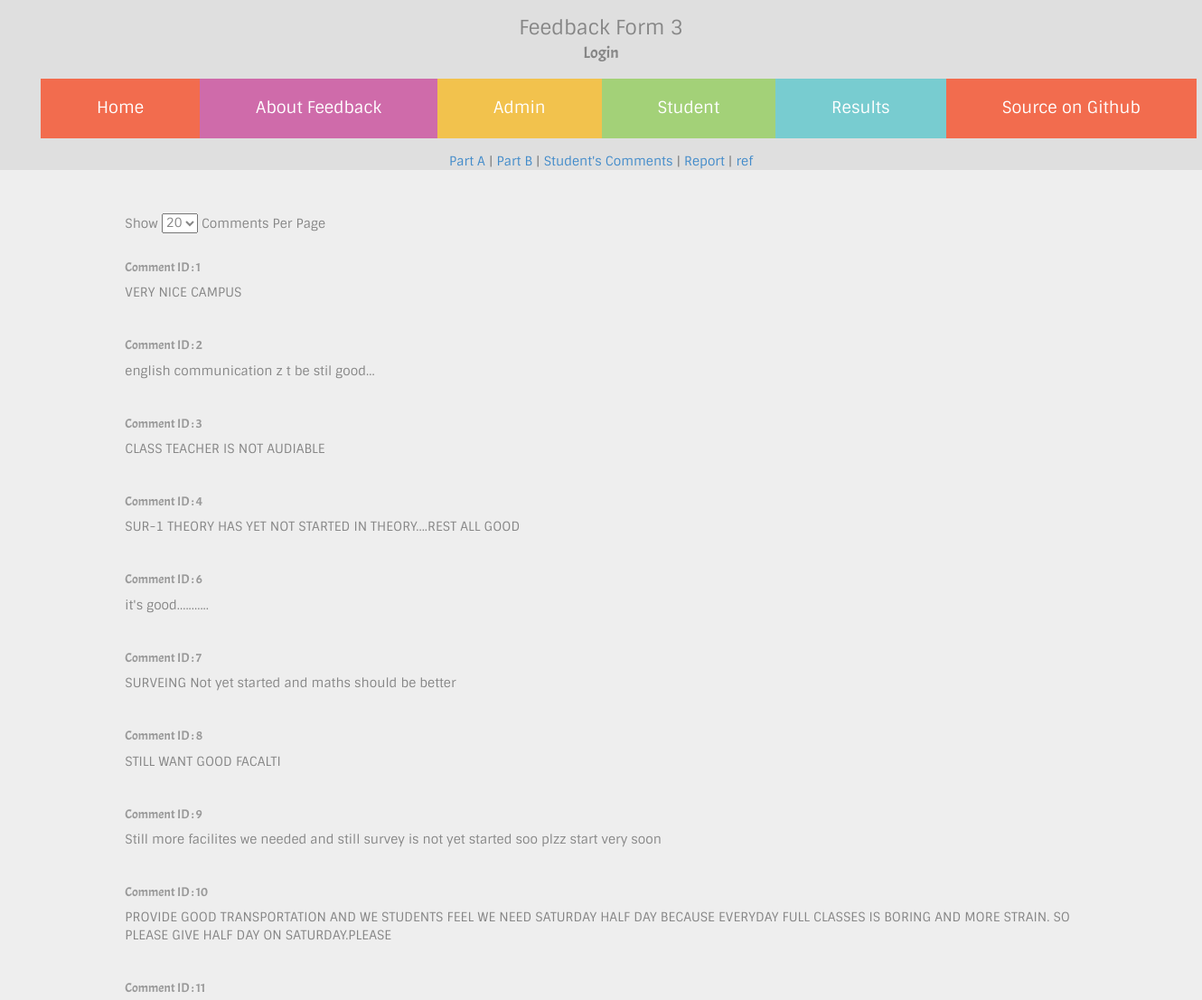
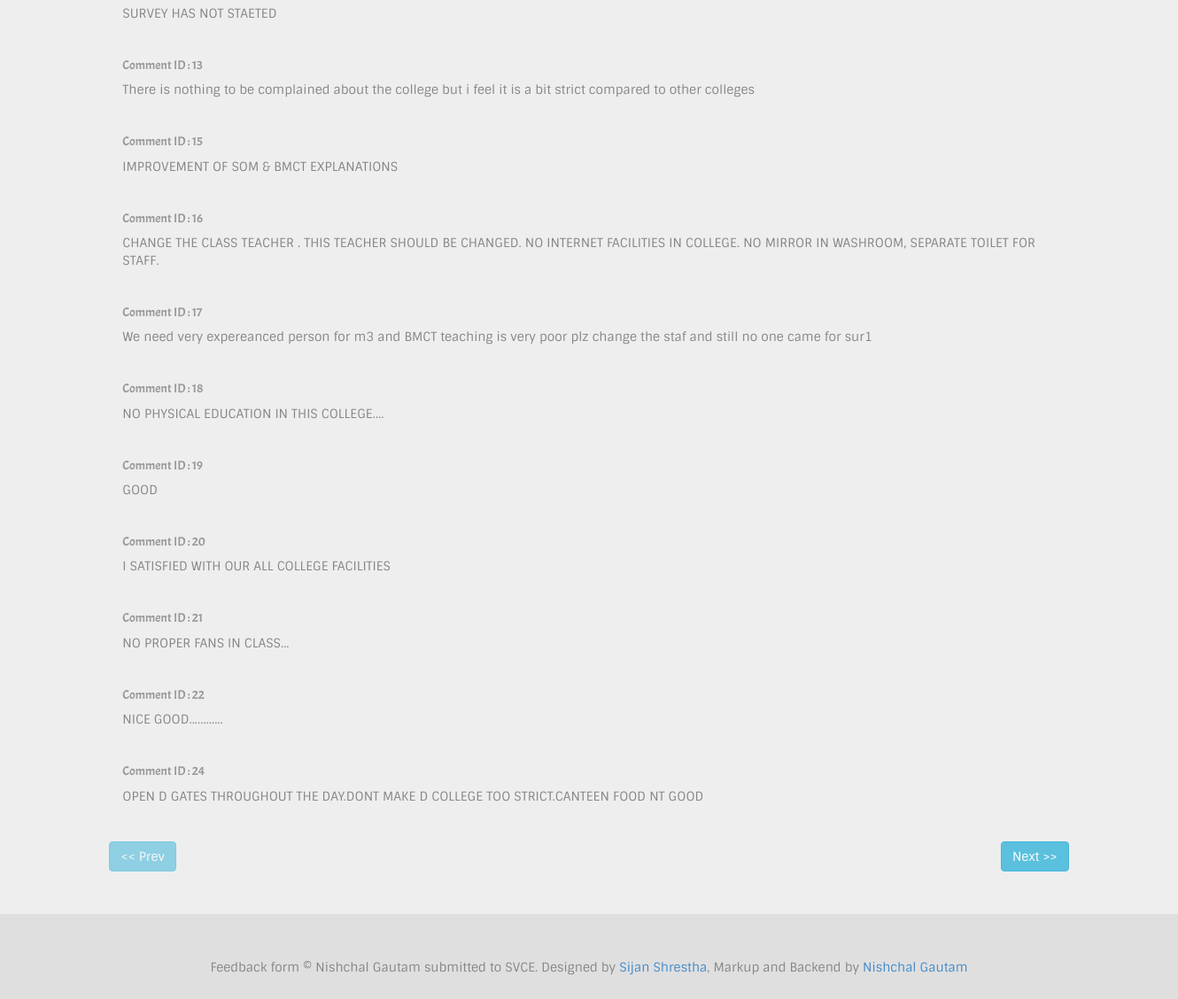
/admin/studentfeedbacks.php (signed in), run on an earlier commit of the app's database (2 pictures, top to bottom).
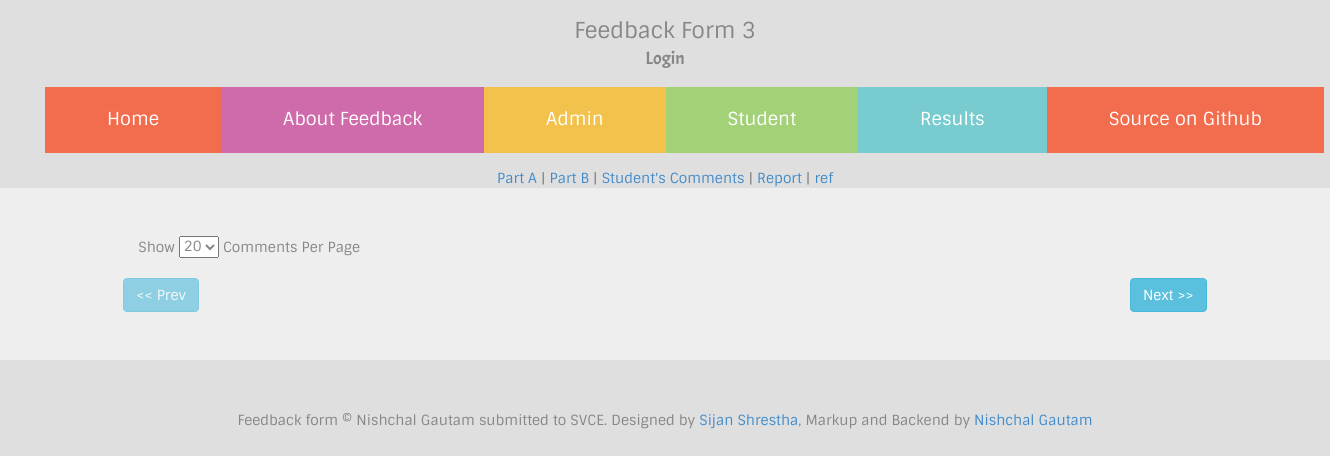
And on a later commit of the database.
### tables this page shows
CREATE TABLE `feedbackStudents` (
  `id` int(5) NOT NULL AUTO_INCREMENT,
  `usn` varchar(50) DEFAULT NULL,
  `message` text,
  PRIMARY KEY (`id`),
  UNIQUE KEY `usn` (`usn`),
  UNIQUE KEY `usn_2` (`usn`)
);

### classes/auth.class.php (called while the page is built, shortened)
<?php
	class authenticate
	{
		public static $db_host,$db_user,$db_pass,$db_name,$username,$password;
		public static function check(){
			$db_name=self::$db_name;
			$username=self::$username;
			$password=self::$password;
			$username=mysql_real_escape_string($username);
			$sql="SELECT * FROM `$db_name`.`admin` WHERE `username`='$username' LIMIT 1";
			$query=mysql_query($sql);
			$num=mysql_num_rows($query);
			if($num!=1){
				return false;
			}
			else{
				$data=mysql_fetch_object($query);
				$passdb=$data->password;
				if($password==$passdb){
					return true;
				}else{
					return false;
				}
			}
		}
	}
?>

### admin/studentfeedbacks.php (the view, shortened to what this page needs)
<?php
	require_once("../classes/auth.class.php");
?>
<?php $title="Login Admin"; require_once('../required_files/header.php'); ?>
	<div align="center">
		<a href="admin.php" >Part A</a> | <a href="collegeResult.php" >Part B</a> | <a href="studentfeedbacks.php">Student's Comments</a> | <a href="report.php">Report</a> | <a href="getreport.php" >ref</a>
	</div>
	<div class="jumbotron">
		<div class="row">
			<div class="col-sm-10 col-sm-offset-1">
			<form action="<?php echo $_SERVER['PHP_SELF']; ?>" onchange="this.submit()" method="get">
			Show <select style="margin-bottom:20px;" name="limit" id="">
					<?php $limit=(isset($_GET['limit']))?$_GET['limit']:20;?>
					<option value="20" <?php if ($limit==20) {echo "selected";} ?>>20</option>
				</select> Comments Per Page
			</form>
				<?php
					$limit=(isset($_GET['limit']))?$_GET['limit']:20;
					$limit=($limit<0)?0:$limit;
					$offset=(isset($_GET['offset']))?$_GET['offset']:0;
					$offset=($offset<0)?0:$offset;
					$sql="SELECT id,message FROM `$db_name`.`feedbackStudents` WHERE message != '' LIMIT $limit OFFSET $offset";
					$query=mysql_query($sql);
					while ($data=mysql_fetch_object($query)) {
						echo "<h5 class='text-muted' style='font-family:acme;'>Comment ID : ".$data->id."</h5><span style='font-family:sintony;'>".nl2br(htmlentities($data->message))."</span><hr>";
					}
				 ?>
				 <div class="row"><a href="<?php $newoffset=$offset-$limit;echo $_SERVER['PHP_SELF']."?limit=$limit&offset=$newoffset"; ?>" class="badge <?php if($newoffset<0){echo "disabled";} ?> btn btn-info">&lt;&lt; Prev</a><a href="<?php $newoffset=$offset+$limit; echo $_SERVER['PHP_SELF']."?limit=$limit&offset=$newoffset"; ?>" class="badge btn btn-info pull-right">Next &gt;&gt;</a></div>
			</div>
		</div>
	</div>
<?php require_once('../required_files/footer.php'); ?>

### required_files/header.php (shortened to what this page needs)
<!doctype html>
<html lang="en">
<head>
	<link rel="stylesheet" href="/bootstrap/css/bootstrap.min.css">
	<link rel="stylesheet" href="/styles.css">
</head>
<body>
	<div class="head">Feedback Form 3</div>
	<div class="head subtitle">Login</div>
	<nav>
		<ul>
			<li><a href="/index.php" class="home">Home</a></li>
			<li><a href="/about.php" class="about">About Feedback</a></li>
			<li><a href="/adminlogin.php" class="admin">Admin</a></li>
			<li><a href="/studentlogin.php" class="login">Student</a></li>
			<li><a href="/admin/" class="result">Results</a></li>
			<li><a href="https://www.github.com/cyberhck/studentfeedback" class="source">Source on Github</a></li>
		</ul>
	</nav>

### required_files/footer.php
<footer align="center">Feedback form &copy; Nishchal Gautam submitted to SVCE. Designed by <a href="https://www.facebook.com/sijanshs">Sijan Shrestha</a>, Markup and Backend by <a href="http://nishgtm.com">Nishchal Gautam</a></footer>
</body>
</html>

### styles.css (style rules this page uses)
nav { list-style:none;text-align:center;margin-top:15px;margin-bottom:15px }
nav ul { margin:0 auto }
nav li { position:relative;display:table-cell }
nav ul li { margin:0 0 0 0 }
nav ul li a { padding:20px 62px 20px 62px;font-size:18px;display:block;position:relative;margin:0 0 0 0;color:#fff }
nav { width:1320px;margin:0 auto;margin-top:15px;margin-bottom:15px }
.home { background:#f26c4e }
.about { background:#cf6baa }
.admin { background:#f2c24d }
.login { background:#a3d178 }
.result { background:#78ccd0 }
.source { background:#f26c4e }
body { background:#dfdfdf;color:#868686;font-family:sintony }
div.head { margin-top:15px;font-size:22px;text-align:center;font-family:sintony }
div.head.subtitle { margin-top:0;font-size:18px;font-family:acme }
footer { padding:20px;margin-bottom:50px }

What changed in the data, as far as the page shows it:
removed feedbackstudents: id "1", message "VERY NICE CAMPUS"
removed feedbackstudents: id "2", message "english communication z t be stil good..."
removed feedbackstudents: id "3", message "CLASS TEACHER IS NOT AUDIABLE"
removed feedbackstudents: id "4", message "SUR-1 THEORY HAS YET NOT STARTED IN THEORY....REST ALL GOOD"
removed feedbackstudents: id "6", message "it's good..........."
removed feedbackstudents: id "7", message "SURVEING Not yet started and maths should be better"
removed feedbackstudents: id "8", message "STILL WANT GOOD FACALTI"
removed feedbackstudents: id "9", message "Still more facilites we needed and still survey is not yet started soo plzz start very soon"
removed feedbackstudents: id "10", message "PROVIDE GOOD TRANSPORTATION AND WE STUDENTS FEEL WE NEED SATURDAY HALF DAY BECAUSE EVERYDAY FULL CLASSES IS BORING AND MORE STRAIN. SO PLEASE GIVE HALF DAY ON SATURDAY.PLEASE"
removed feedbackstudents: id "11", message "SURVEY HAS NOT STAETED"
removed feedbackstudents: id "13", message "There is nothing to be complained about the college but i feel it is a bit strict compared to other colleges"
removed feedbackstudents: id "15", message "IMPROVEMENT OF SOM & BMCT EXPLANATIONS"
removed feedbackstudents: id "16", message "CHANGE THE CLASS TEACHER . THIS TEACHER SHOULD BE CHANGED. NO INTERNET FACILITIES IN COLLEGE. NO MIRROR IN WASHROOM, SEPARATE TOILET FOR STAFF."
removed feedbackstudents: id "17", message "We need very expereanced person for m3 and BMCT teaching is very poor plz change the staf and still no one came for sur1"
removed feedbackstudents: id "18", message "NO PHYSICAL EDUCATION IN THIS COLLEGE...."
removed feedbackstudents: id "19", message "GOOD"
removed feedbackstudents: id "20", message "I SATISFIED WITH OUR ALL COLLEGE FACILITIES"
removed feedbackstudents: id "21", message "NO PROPER FANS IN CLASS..."
removed feedbackstudents: id "22", message "NICE GOOD............"
removed feedbackstudents: id "24", message "OPEN D GATES THROUGHOUT THE DAY.DONT MAKE D COLLEGE TOO STRICT.CANTEEN FOOD NT GOOD"
